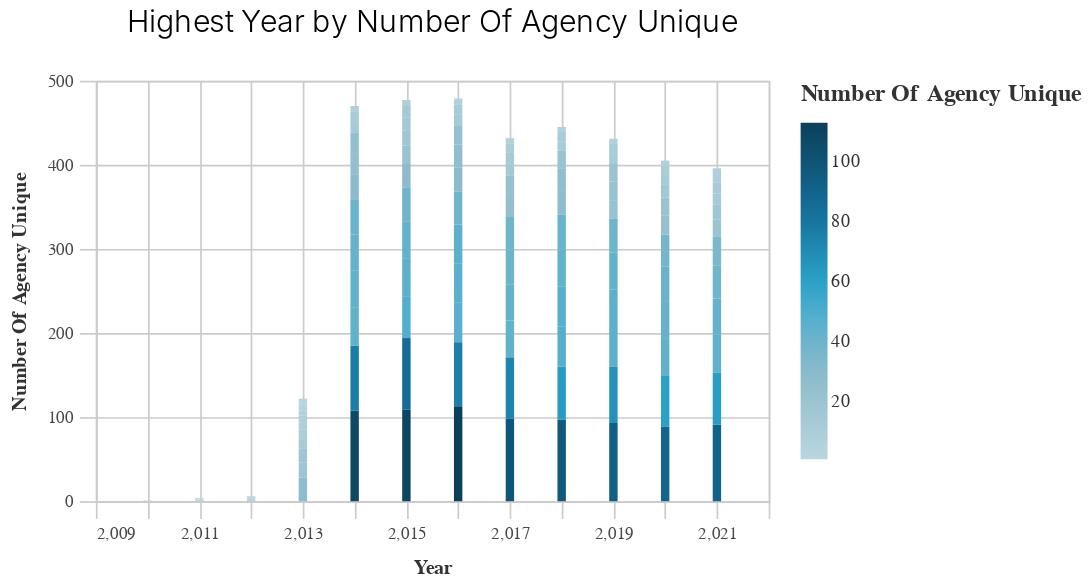

The notebook cell saved with this chart:
### Code cell
_dla_utils.basic_bar_chart(dist_years1, "prepared_y", "n_agency_unique")

### Figure 1 — Vega-Lite specification as saved in the notebook (floating-point values rounded to 4 significant figures)
{"usermeta": {"embedOptions": {"theme": "fivethirtyeight"}}, "config": {"view": {"continuousWidth": 400, "continuousHeight": 300}, "axis": {"domainColor": "#cbcbcb", "grid": true, "gridColor": "#cbcbcb", "gridWidth": 1, "labelColor": "#474747", "labelFont": "Nunito Sans", "labelFontSize": 10, "labelPadding": 4, "tickColor": "#cbcbcb", "tickSize": 10, "titleColor": "#333", "titleFont": "Raleway", "titleFontSize": 12, "titlePadding": 10}, "axisBand": {"grid": false}, "background": "white", "font": "Raleway", "header": {"labelFont": "Nunito Sans", "titleFont": "Raleway"}, "legend": {"labelColor": "#333", "labelFont": "Nunito Sans", "labelFontSize": 11, "labelLimit": 0, "padding": 1, "symbolSize": 30, "symbolType": "square", "titleColor": "#333", "titleFont": "Raleway", "titleFontSize": 14, "titlePadding": 10}, "title": {"anchor": "middle", "font": "Raleway", "fontSize": 18, "fontWeight": 300, "offset": 20}}, "data": {"name": "data-42b0e48d0924d04f421665fcfc5f047b"}, "mark": "bar", "encoding": {"color": {"field": "n_agency_unique", "legend": {"title": "Number Of Agency Unique"}, "scale": {"range": ["#B9D6DF", "#8CBCCB", "#2EA8CE", "#136C97", "#0B405B"]}, "type": "quantitative"}, "x": {"field": "prepared_y", "sort": "-y", "title": "Year", "type": "quantitative"}, "y": {"field": "n_agency_unique", "title": "Number Of Agency Unique", "type": "quantitative"}}, "height": 250, "title": "Highest Year by Number Of Agency Unique", "width": 400, "$schema": "https://vega.github.io/schema/vega-lite/v4.17.0.json", "datasets": {"data-42b0e48d0924d04f421665fcfc5f047b": [{"prepared_y": 2021.0, "dist": 0, "n_agency_unique": 1}, {"prepared_y": 2021.0, "dist": 1, "n_agency_unique": 9}, {"prepared_y": 2021.0, "dist": 2, "n_agency_unique": 13}, {"prepared_y": 2021.0, "dist": 3, "n_agency_unique": 45}, {"prepared_y": 2021.0, "dist": 4, "n_agency_unique": 91}, {"prepared_y": 2021.0, "dist": 5, "n_agency_unique": 13}, {"prepared_y": 2021.0, "dist": 6, "n_agency_unique": 39}, {"prepared_y": 2021.0, "dist": 7, "n_agency_unique": 62}, {"prepared_y": 2021.0, "dist": 8, "n_agency_unique": 43}, {"prepared_y": 2021.0, "dist": 9, "n_agency_unique": 7}, {"prepared_y": 2021.0, "dist": 10, "n_agency_unique": 35}, {"prepared_y": 2021.0, "dist": 11, "n_agency_unique": 20}, {"prepared_y": 2021.0, "dist": 12, "n_agency_unique": 18}, {"prepared_y": 2020.0, "dist": 1, "n_agency_unique": 12}, {"prepared_y": 2020.0, "dist": 2, "n_agency_unique": 10}, {"prepared_y": 2020.0, "dist": 3, "n_agency_unique": 43}, {"prepared_y": 2020.0, "dist": 4, "n_agency_unique": 89}, {"prepared_y": 2020.0, "dist": 5, "n_agency_unique": 21}, {"prepared_y": 2020.0, "dist": 6, "n_agency_unique": 42}, {"prepared_y": 2020.0, "dist": 7, "n_agency_unique": 60}, {"prepared_y": 2020.0, "dist": 8, "n_agency_unique": 45}, {"prepared_y": 2020.0, "dist": 9, "n_agency_unique": 6}, {"prepared_y": 2020.0, "dist": 10, "n_agency_unique": 38}, {"prepared_y": 2020.0, "dist": 11, "n_agency_unique": 23}, {"prepared_y": 2020.0, "dist": 12, "n_agency_unique": 16}, {"prepared_y": 2019.0, "dist": 1, "n_agency_unique": 12}, {"prepared_y": 2019.0, "dist": 2, "n_agency_unique": 12}, {"prepared_y": 2019.0, "dist": 3, "n_agency_unique": 46}, {"prepared_y": 2019.0, "dist": 4, "n_agency_unique": 93}, {"prepared_y": 2019.0, "dist": 5, "n_agency_unique": 22}, {"prepared_y": 2019.0, "dist": 6, "n_agency_unique": 40}, {"prepared_y": 2019.0, "dist": 7, "n_agency_unique": 67}, {"prepared_y": 2019.0, "dist": 8, "n_agency_unique": 46}, {"prepared_y": 2019.0, "dist": 9, "n_agency_unique": 6}, {"prepared_y": 2019.0, "dist": 10, "n_agency_unique": 44}, {"prepared_y": 2019.0, "dist": 11, "n_agency_unique": 22}, {"prepared_y": 2019.0, "dist": 12, "n_agency_unique": 21}, {"prepared_y": 2018.0, "dist": 1, "n_agency_unique": 11}, {"prepared_y": 2018.0, "dist": 2, "n_agency_unique": 11}, {"prepared_y": 2018.0, "dist": 3, "n_agency_unique": 47}, {"prepared_y": 2018.0, "dist": 4, "n_agency_unique": 97}, {"prepared_y": 2018.0, "dist": 5, "n_agency_unique": 27}, {"prepared_y": 2018.0, "dist": 6, "n_agency_unique": 42}, {"prepared_y": 2018.0, "dist": 7, "n_agency_unique": 63}, {"prepared_y": 2018.0, "dist": 8, "n_agency_unique": 48}, {"prepared_y": 2018.0, "dist": 9, "n_agency_unique": 6}, {"prepared_y": 2018.0, "dist": 10, "n_agency_unique": 44}, {"prepared_y": 2018.0, "dist": 11, "n_agency_unique": 21}, {"prepared_y": 2018.0, "dist": 12, "n_agency_unique": 28}, {"prepared_y": 2017.0, "dist": 0, "n_agency_unique": 1}, {"prepared_y": 2017.0, "dist": 1, "n_agency_unique": 10}, {"prepared_y": 2017.0, "dist": 2, "n_agency_unique": 15}, {"prepared_y": 2017.0, "dist": 3, "n_agency_unique": 44}, {"prepared_y": 2017.0, "dist": 4, "n_agency_unique": 98}, {"prepared_y": 2017.0, "dist": 5, "n_agency_unique": 24}, {"prepared_y": 2017.0, "dist": 6, "n_agency_unique": 41}, {"prepared_y": 2017.0, "dist": 7, "n_agency_unique": 73}, {"prepared_y": 2017.0, "dist": 8, "n_agency_unique": 43}, {"prepared_y": 2017.0, "dist": 9, "n_agency_unique": 6}, {"prepared_y": 2017.0, "dist": 10, "n_agency_unique": 39}, {"prepared_y": 2017.0, "dist": 11, "n_agency_unique": 25}, {"prepared_y": 2017.0, "dist": 12, "n_agency_unique": 13}, {"prepared_y": 2016.0, "dist": 0, "n_agency_unique": 1}, {"prepared_y": 2016.0, "dist": 1, "n_agency_unique": 13}, {"prepared_y": 2016.0, "dist": 2, "n_agency_unique": 12}, {"prepared_y": 2016.0, "dist": 3, "n_agency_unique": 47}, {"prepared_y": 2016.0, "dist": 4, "n_agency_unique": 113}, {"prepared_y": 2016.0, "dist": 5, "n_agency_unique": 27}, {"prepared_y": 2016.0, "dist": 6, "n_agency_unique": 47}, {"prepared_y": 2016.0, "dist": 7, "n_agency_unique": 76}, {"prepared_y": 2016.0, "dist": 8, "n_agency_unique": 46}, {"prepared_y": 2016.0, "dist": 9, "n_agency_unique": 6}, {"prepared_y": 2016.0, "dist": 10, "n_agency_unique": 39}, {"prepared_y": 2016.0, "dist": 11, "n_agency_unique": 23}, {"prepared_y": 2016.0, "dist": 12, "n_agency_unique": 29}, {"prepared_y": 2015.0, "dist": 1, "n_agency_unique": 14}, {"prepared_y": 2015.0, "dist": 2, "n_agency_unique": 15}, {"prepared_y": 2015.0, "dist": 3, "n_agency_unique": 46}, {"prepared_y": 2015.0, "dist": 4, "n_agency_unique": 109}, {"prepared_y": 2015.0, "dist": 5, "n_agency_unique": 29}, {"prepared_y": 2015.0, "dist": 6, "n_agency_unique": 49}, {"prepared_y": 2015.0, "dist": 7, "n_agency_unique": 85}, {"prepared_y": 2015.0, "dist": 8, "n_agency_unique": 44}, {"prepared_y": 2015.0, "dist": 9, "n_agency_unique": 7}, {"prepared_y": 2015.0, "dist": 10, "n_agency_unique": 40}, {"prepared_y": 2015.0, "dist": 11, "n_agency_unique": 21}, {"prepared_y": 2015.0, "dist": 12, "n_agency_unique": 18}, {"prepared_y": 2014.0, "dist": 1, "n_agency_unique": 12}, {"prepared_y": 2014.0, "dist": 2, "n_agency_unique": 13}, {"prepared_y": 2014.0, "dist": 3, "n_agency_unique": 43}, {"prepared_y": 2014.0, "dist": 4, "n_agency_unique": 108}, {"prepared_y": 2014.0, "dist": 5, "n_agency_unique": 29}, {"prepared_y": 2014.0, "dist": 6, "n_agency_unique": 44}, {"prepared_y": 2014.0, "dist": 7, "n_agency_unique": 77}, {"prepared_y": 2014.0, "dist": 8, "n_agency_unique": 45}, {"prepared_y": 2014.0, "dist": 9, "n_agency_unique": 7}, {"prepared_y": 2014.0, "dist": 10, "n_agency_unique": 42}, {"prepared_y": 2014.0, "dist": 11, "n_agency_unique": 25}, {"prepared_y": 2014.0, "dist": 12, "n_agency_unique": 25}, {"prepared_y": 2013.0, "dist": 1, "n_agency_unique": 3}, {"prepared_y": 2013.0, "dist": 2, "n_agency_unique": 6}, {"prepared_y": 2013.0, "dist": 3, "n_agency_unique": 10}, {"prepared_y": 2013.0, "dist": 4, "n_agency_unique": 28}, {"prepared_y": 2013.0, "dist": 5, "n_agency_unique": 3}, {"prepared_y": 2013.0, "dist": 6, "n_agency_unique": 17}, {"prepared_y": 2013.0, "dist": 7, "n_agency_unique": 18}, {"prepared_y": 2013.0, "dist": 8, "n_agency_unique": 12}, {"prepared_y": 2013.0, "dist": 9, "n_agency_unique": 3}, {"prepared_y": 2013.0, "dist": 10, "n_agency_unique": 5}, {"prepared_y": 2013.0, "dist": 11, "n_agency_unique": 8}, {"prepared_y": 2013.0, "dist": 12, "n_agency_unique": 9}, {"prepared_y": 2012.0, "dist": 4, "n_agency_unique": 3}, {"prepared_y": 2012.0, "dist": 7, "n_agency_unique": 1}, {"prepared_y": 2012.0, "dist": 8, "n_agency_unique": 2}, {"prepared_y": 2011.0, "dist": 4, "n_agency_unique": 1}, {"prepared_y": 2011.0, "dist": 8, "n_agency_unique": 2}, {"prepared_y": 2011.0, "dist": 11, "n_agency_unique": 1}, {"prepared_y": 2010.0, "dist": 8, "n_agency_unique": 1}]}}
